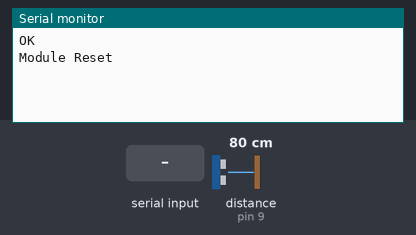
A sketch run on a simulated Arduino Uno, built with avr-gcc and run on an emulated ATmega328P. Parts: the last lines printed to the serial monitor. The inputs (shaded band) are chosen by the test bench; at power-on: distance to the obstacle (sensor on pin 9) 80 cm. The echo pulse lasts 58.3 µs per cm; the modem accepts every AT command (registered, SIM ready, sends succeed) and sends nothing else.

Above: at 4.2 s.
4.3 s: distance to the obstacle (sensor on pin 9) set to 2 cm
At 10.4 s:
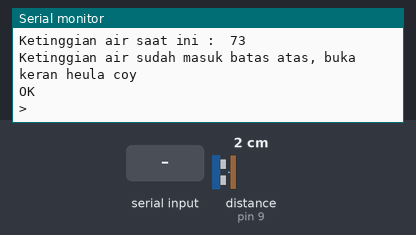
10.5 s: distance to the obstacle (sensor on pin 9) set to 18 cm
At 14.9 s:
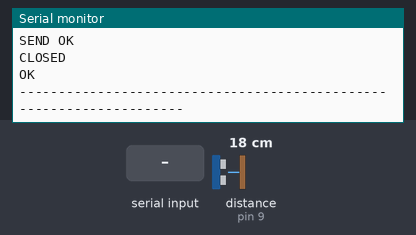
15.0 s: distance to the obstacle (sensor on pin 9) set to 35 cm
At 19.6 s:
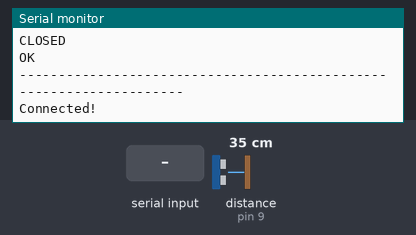
22.4 s: "1\n" received over the second serial link
At 23.7 s:
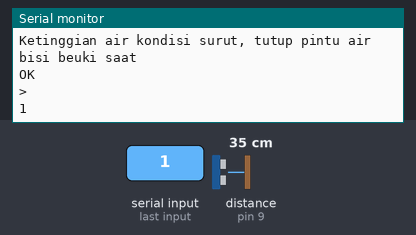
23.9 s: "0\n" received over the second serial link
25.4 s: distance to the obstacle (sensor on pin 9) set to 18 cm
At 32.4 s:
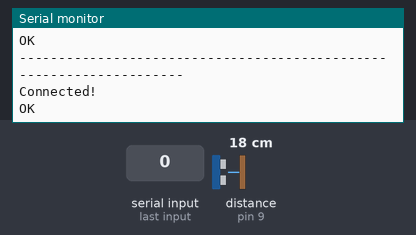

Measured:
- after the input at 4.3 s, the serial monitor: prints a new line after 4.8 s (image 1)
- after the input at 22.4 s, the serial monitor: prints a new line after 0.55 s (image 4)

The sketch:

Arduino_Code.ino
```cpp
#include <SoftwareSerial.h>
#define ultrasonic_trigger_pin 8
#define ultrasonic_echo_pin 9

const byte rxPin = 6;
const byte txPin = 7;

//----Var untuk ultarsonic
float lokasi_sensor = 75;
float batas_atas = lokasi_sensor - 15;
float batas_bawah = 0;

SoftwareSerial ESP8266 (rxPin, txPin);

String ssid ="863 Studio - Office";
String password="8cadb11f56";

unsigned long lastTimeMillis = 0;

void setup() {
  pinMode(ultrasonic_trigger_pin, OUTPUT);
  pinMode(ultrasonic_echo_pin, INPUT);
  Serial.begin(9600);
  ESP8266.begin(115200);
  delay(2000);
  reset();
}

void reset() {
  ESP8266.println("AT+CWMODE=3");
  delay(1000);
  printResponse();
  ESP8266.println("AT+RST");
  if(ESP8266.find("OK"))
  Serial.println("Module Reset");
}

void connectWifi() {
  String cmd = "AT+CWJAP=\"" +ssid+"\",\"" + password + "\"";
  ESP8266.println(cmd);
  delay(4000);
  if(ESP8266.find("OK")) {
    Serial.println("Connected!");
  }else{
    connectWifi();
    Serial.println("Cannot connect to wifi");
  }
}

void printResponse() {
  while (ESP8266.available()) {
    Serial.print((char)ESP8266.read());
  }
  Serial.println();
}

void loop() {
  connectWifi();
  lastTimeMillis = millis();

  ESP8266.println("AT+CIPMUX=1");
  delay(1000);
  printResponse();

  ESP8266.println("AT+CIPSTART=4,\"TCP\",\"192.168.0.101\",80");
  delay(1000);
  printResponse();

  String ketinggian_dan_status = bacaKetinggian();
  String cmd = "GET /automation_system/index.php/adi/api/post_data/"+ ketinggian_dan_status +"/ HTTP/1.1 \r\n" +
  "Host : 192.168.0.101 \r\n" +
  "Content-Type: application/x-www-form-urlencoded \r\n " +
  "Accept: */* \r\n" +
  "Connection:close \r\n\r\n";
  int ln = cmd.length() + 4;
  ESP8266.println("AT+CIPSEND=4," + String(ln));
  delay(500);
  printResponse();

  ESP8266.println(cmd);
  delay(1000);
  printResponse();
  ESP8266.println("");
  delay(2000);

  while (ESP8266.available() > 0) {
    Serial.print((char)ESP8266.read());
    delay(50);
  }
  ESP8266.println("AT+CIPCLOSE");
  delay(1000);
  printResponse();
  Serial.println("\n");
  Serial.println("--------------------------------------------------------------------");
}

  //----Function dan method Ultrasonic
String bacaKetinggian(){
  Serial.println("Menjalankan Fungsi bacaKetinggian()");
  long duration, distance;
  int ketinggian_air;
  digitalWrite(ultrasonic_trigger_pin, LOW);
  delayMicroseconds(2);
  digitalWrite(ultrasonic_trigger_pin, HIGH);
  delayMicroseconds(10);
  digitalWrite(ultrasonic_trigger_pin, LOW);
  duration = pulseIn(ultrasonic_echo_pin, HIGH);
  distance = (duration/2) / 29.1;
  Serial.print("Sensor diletakan di ketinggian : ");
  Serial.println(lokasi_sensor);
  ketinggian_air = (lokasi_sensor - distance) - 1;
  Serial.print("Ketinggian air saat ini :  ");
  Serial.println(ketinggian_air);
  String status_ketinggian = "";
  //untuk kondisi Tinggi
  if (ketinggian_air > batas_atas){
    status_ketinggian = "Tinggi";
    Serial.println("Ketinggian air sudah masuk batas atas, buka keran heula coy");
  }else

  //untuk kondisi normal
  if (ketinggian_air < batas_atas && ketinggian_air > (batas_atas - 20)){
    status_ketinggian = "Normal";
    Serial.println("Ketinggian air kondisi normal, woles aja coy");
  }else

  //untuk kodisi tinggi
  if (ketinggian_air < (batas_atas - 15)){
    status_ketinggian = "Rendah";
    Serial.println("Ketinggian air kondisi surut, tutup pintu air bisi beuki saat");
  }
  delay(500);
  String retVal = (String)ketinggian_air +"/"+ status_ketinggian;
  return retVal;
}
```
